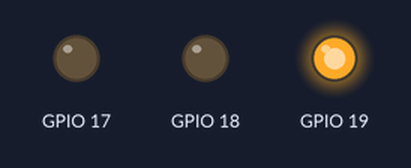
Bench run of a program on a simulated ESP32 board running MicroPython. Shown: output pins drawn as LEDs (lit = HIGH). At 0.0 s the program stops and its outputs stay as they are.

Above: at 0.1 s.
Timing chart, 0 to 1.5 s (numbered marks = the images above):
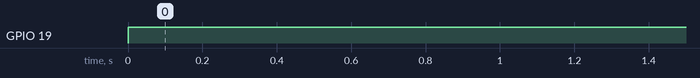

The program:

rgb.py
```python
# rgb.py
# dew.ninja Oct 2022
# OOP implementation of RGB LED on LAG3 board.

import machine
from machine import Pin, PWM

PWMMAX = 1023

class RGB:
    def __init__(self,rpin,gpin,bpin):
        self.rled = PWM(Pin(rpin),freq=100)
        self.gled = PWM(Pin(gpin),freq=100)
        self.bled = PWM(Pin(bpin),freq=100)
        self.rval = 0
        self.gval = 0
        self.bval = 0

    def lid(self,rval,gval,bval):
        self.rval = rval
        self.gval = gval
        self.bval = bval
        self.rled.duty(self.rval)
        self.gled.duty(self.gval)
        self.bled.duty(self.bval)


rgb = RGB(19,18,17)
rgb.lid(PWMMAX,0,0)
        
```

Measured:
- by itself, GPIO 19: LOW → HIGH at 0.00 s
